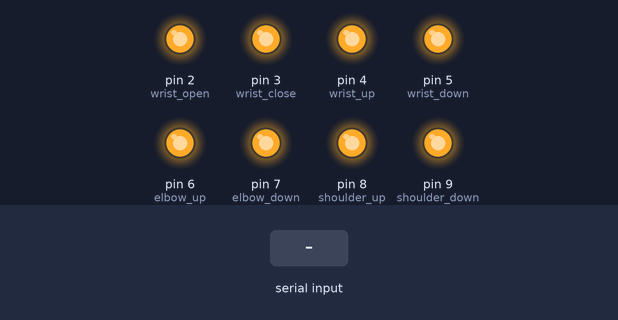
Recording of a sketch running on a simulated Arduino Uno, built with avr-gcc and run on an emulated ATmega328P. Shown: output pins drawn as LEDs (lit = HIGH). The inputs (shaded band) are chosen by the test bench.

Above: at 1.2 s.
1.3 s: "1" received over Serial
At 1.7 s:
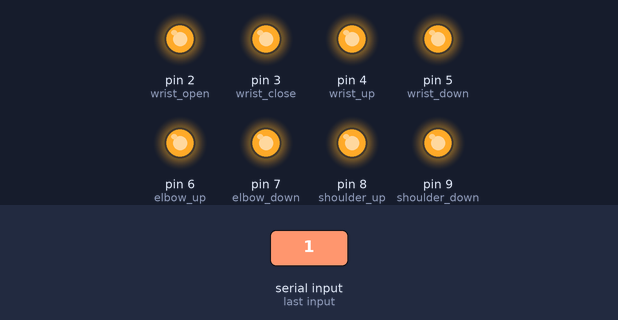
2.8 s: "2" received over Serial
At 4.0 s:
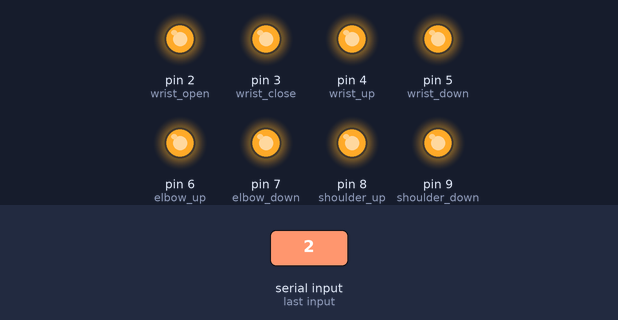
4.3 s: "3" received over Serial
At 5.3 s:
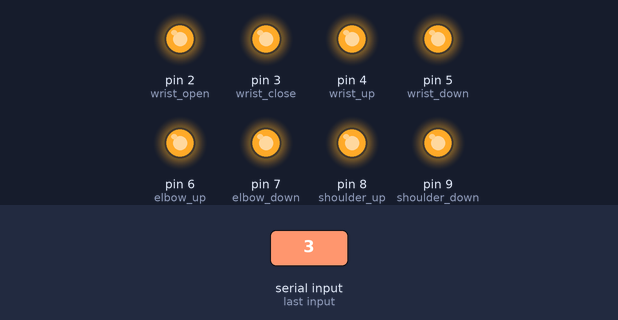
5.8 s: "4" received over Serial
At 6.5 s:
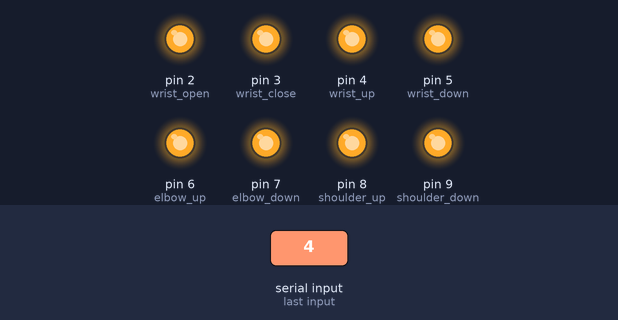
7.3 s: "5" received over Serial
At 7.7 s:
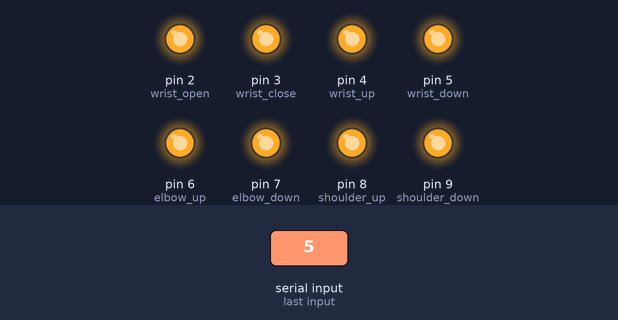
8.8 s: "6" received over Serial
At 10.1 s:
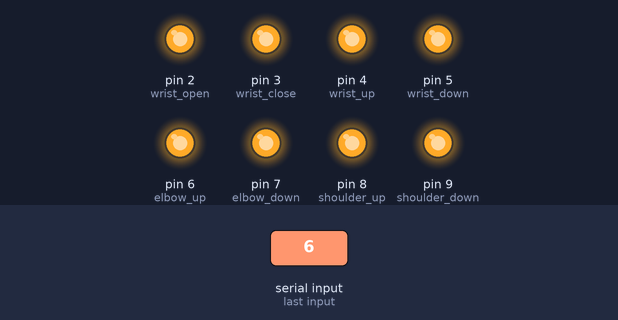
Timing chart, 0 to 11.3 s (numbered marks = the images above; inputs shaded):
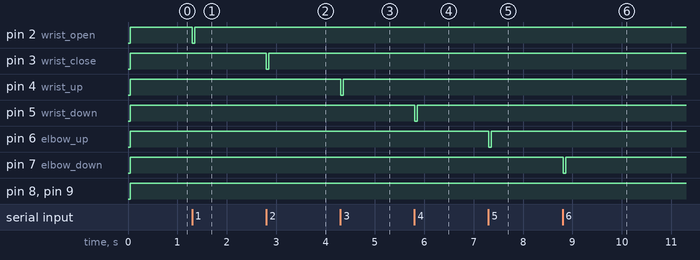

Measured:
- after the input at 1.3 s, pin 2 (wrist_open): HIGH → LOW at once, → HIGH 0.05 s later
- after the input at 2.8 s, pin 3 (wrist_close): HIGH → LOW at once, → HIGH 0.05 s later
- after the input at 4.3 s, pin 4 (wrist_up): HIGH → LOW at once, → HIGH 0.05 s later
- after the input at 5.8 s, pin 5 (wrist_down): HIGH → LOW at once, → HIGH 0.05 s later
- after the input at 7.3 s, pin 6 (elbow_up): HIGH → LOW at once, → HIGH 0.05 s later
- after the input at 8.8 s, pin 7 (elbow_down): HIGH → LOW at once, → HIGH 0.05 s later

The sketch:

Arm_bluetooth.ino
```cpp
int i,wrist_open=2,wrist_close=3,wrist_up=4,wrist_down=5,elbow_up=6,elbow_down=7,shoulder_up=8,shoulder_down=9;
char ch;
void setup(){
  // put your setup code here, to run once:
  for(i=2;i<=9;i++)
    pinMode(i,OUTPUT);
  Serial.begin(38400);
}

void loop() {
  // put your main code here, to run repeatedly:
  delay(50);
  for(i=2;i<=9;i++)
    digitalWrite(i,HIGH);
  if(Serial.available())
  {
    ch = Serial.read();
    if(ch=='1')
      digitalWrite(wrist_open,LOW);
    else if(ch=='2')
      digitalWrite(wrist_close,LOW);
    else if(ch=='3')
      digitalWrite(wrist_up,LOW);
    else if(ch=='4')
      digitalWrite(wrist_down,LOW);
    else if(ch=='5')
      digitalWrite(elbow_up,LOW);
    else if(ch=='6')
      digitalWrite(elbow_down,LOW);
    else if(ch=='7')
      digitalWrite(shoulder_up,LOW);
    else if(ch=='8')
      digitalWrite(shoulder_down,LOW);
    else { }
  }
}
```
